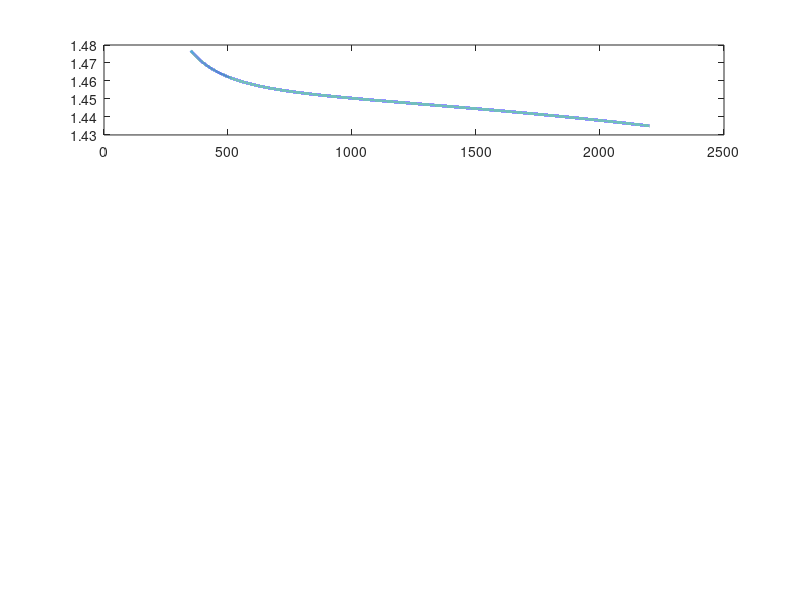

The MATLAB source for this figure: (Note: this script raises an error after producing the figure.)
% =========================================================
%  legend.m
%
%  Computes from the Sellmeier equation:
%    (1) Phase refractive index  n(λ)
%    (2) Group index              ng(λ) = n - λ·dn/dλ
%    (3) Group-velocity dispersion parameter  D(λ)  [ps/(nm·km)]
%    (4) GVD coefficient         β₂(λ)  [ps²/km]
%
%  Reference wavelength: 1550 nm (telecom C-band)
%  Zero-dispersion wavelength (ZDW) of fused silica ≈ 1270 nm
%% =========================================================
clear; close all;
 
%% ---- Mac / renderer fix ----------------------------------
set(0, 'DefaultFigureRenderer', 'painters');
 
%% =========================================================
%  Sellmeier coefficients for fused silica (SiO₂)
%  λ must be in micrometres [μm]
%% =========================================================
B1 = 0.6962;   C1 = 0.0684^2;   % [μm²]
B2 = 0.4079;   C2 = 0.1162^2;
B3 = 0.8975;   C3 = 9.896^2;
 
%% =========================================================
%  Wavelength axis and refractive index
%% =========================================================
lam     = linspace(0.35, 2.2, 50000);   % λ [μm], fine grid for accurate derivatives
lam_nm  = lam * 1e3;                     % λ [nm]  (for plots)
 
% Sellmeier equation
n2 = 1 + B1*lam.^2./(lam.^2 - C1) ...
       + B2*lam.^2./(lam.^2 - C2) ...
       + B3*lam.^2./(lam.^2 - C3);
n  = sqrt(n2);                            % phase refractive index
 
%% =========================================================
%  Numerical derivatives  (central differences via gradient)
%  dlam  in μm  →  derivatives in μm⁻¹, μm⁻²
%% =========================================================
dlam    = lam(2) - lam(1);
dndl    = gradient(n,    dlam);           % dn/dλ   [μm⁻¹]
d2ndl2  = gradient(dndl, dlam);          % d²n/dλ² [μm⁻²]
 
%% =========================================================
%  Derived quantities
%% =========================================================
% Group index
ng      = n - lam .* dndl;
 
% Dispersion parameter D [ps/(nm·km)]
%   D = -(λ/c) · d²n/dλ²
%   Unit conversion: λ[μm]×10⁻⁶ → [m],  d²n/dλ²[μm⁻²]×10¹² → [m⁻²]
%   D[s/m²] × 10⁶ → [ps/(nm·km)]
%   Combined factor: ×10¹² × 10⁻⁶ × 10⁶ = ×10¹²
c_ms    = 2.998e8;                        % speed of light [m/s]
D       = -(lam * 1e12 / c_ms) .* d2ndl2;  % [ps/(nm·km)]
 
% GVD coefficient β₂ [ps²/km]
%   β₂ = -D·λ²/(2πc),  with λ[nm], c[nm/ps] = 2.998×10⁵ nm/ps
c_nmps  = 2.998e5;                        % c in [nm/ps]
beta2   = -D .* (lam_nm).^2 ./ (2*pi*c_nmps);   % [ps²/km]
 
%% =========================================================
%  Key values at 1550 nm
%% =========================================================
lam0_nm = 1550;                           % reference wavelength [nm]
lam0    = lam0_nm * 1e-3;                % [μm]
[~, idx1550] = min(abs(lam_nm - lam0_nm));
 
n_1550    = n(idx1550);
ng_1550   = ng(idx1550);
D_1550    = D(idx1550);
beta2_1550 = beta2(idx1550);
 
% Zero-dispersion wavelength (ZDW)
[~, zdw_idx] = min(abs(D));              % index where D ≈ 0
lam_ZDW_nm   = lam_nm(zdw_idx);
 
%% =========================================================
%  Colours & line styles
%% =========================================================
C_n     = [0.00 0.45 0.74];   % blue
C_ng    = [0.85 0.33 0.10];   % red-orange
C_D     = [0.47 0.67 0.19];   % green
C_b2    = [0.49 0.18 0.56];   % purple
C_ref   = [0.93 0.69 0.13];   % gold  (1550 nm marker)
C_zdw   = [0.40 0.40 0.40];   % grey  (ZDW marker)
 
%% =========================================================
%  FIGURE 1 — Four-panel overview (wide wavelength range)
%% =========================================================
fig1 = figure('Name','Fused Silica Dispersion','NumberTitle','off', ...
              'Position',[40 40 0.9*1100 0.9*850],'Color','w');
 
% ---- Panel 1: Refractive index n(λ) ----------------------
ax1 = subplot(4,1,1);
plot(lam_nm, n, '-', 'Color', C_n, 'LineWidth', 2);
hold on;
xline(lam0_nm,  '--', 'Color', C_ref, 'LineWidth', 1.5);
xline(lam_ZDW_nm, ':', 'Color', C_zdw, 'LineWidth', 1.2);
plot(lam0_nm, n_1550, 'o', 'Color', C_ref, 'MarkerSize', 8, ...
     'MarkerFaceColor', C_ref);
text(lam0_nm+20, n_1550+0.003, sprintf('n = %.5f', n_1550), ...
     'Color', C_ref, 'FontSize',11, 'FontWeight','bold');
ylabel('n(\lambda)', 'FontSize', 12);
title('Phase Refractive Index — Fused Silica (SiO_2)', 'FontSize', 11);
xlim([350 2200]);
ylim([min(n)-0.01, max(n)+0.02]);
grid on; box on;
ax1.XTickLabel = [];
legend('n(\lambda)', '\lambda = 1550 nm', 'ZDW', ...
       'Location','northeast','FontSize',11);
 
% ---- Panel 2: Group index ng(λ) --------------------------
ax2 = subplot(4,1,2);
plot(lam_nm, ng, '-', 'Color', C_ng, 'LineWidth', 2);
hold on;
xline(lam0_nm,    '--', 'Color', C_ref, 'LineWidth', 1.5);
xline(lam_ZDW_nm, ':',  'Color', C_zdw, 'LineWidth', 1.2);
plot(lam0_nm, ng_1550, 'o', 'Color', C_ref, 'MarkerSize', 8, ...
     'MarkerFaceColor', C_ref);
text(lam0_nm+20, ng_1550+0.003, sprintf('n_g = %.5f', ng_1550), ...
     'Color', C_ref, 'FontSize',11, 'FontWeight','bold');
ylabel('n_g(\lambda)', 'FontSize', 12);
title('Group Index', 'FontSize', 11);
xlim([350 2200]);
grid on; box on;
ax2.XTickLabel = [];
legend('n_g(\lambda)', '\lambda = 1550 nm', 'ZDW', ...
       'Location','northeast','FontSize',11);
 
% ---- Panel 3: Dispersion parameter D(λ) -----------------
ax3 = subplot(4,1,3);
plot(lam_nm, D, '-', 'Color', C_D, 'LineWidth', 2);
hold on;
yline(0,    '-k',  'LineWidth', 1.0);
xline(lam0_nm,    '--', 'Color', C_ref, 'LineWidth', 1.5);
xline(lam_ZDW_nm, ':',  'Color', C_zdw, 'LineWidth', 1.2);
plot(lam0_nm, D_1550, 'o', 'Color', C_ref, 'MarkerSize', 8, ...
     'MarkerFaceColor', C_ref);
plot(lam_ZDW_nm, 0, 'p', 'Color', C_zdw, 'MarkerSize', 11, ...
     'MarkerFaceColor', C_zdw);
text(lam0_nm+20,    D_1550+2, sprintf('D = %.1f ps/(nm·km)', D_1550), ...
     'Color', C_ref, 'FontSize',11, 'FontWeight','bold');
text(lam_ZDW_nm+20, 6,        sprintf('ZDW = %.0f nm', lam_ZDW_nm), ...
     'Color', C_zdw, 'FontSize',11, 'FontWeight','bold');
ylabel('D  [ps/(nm{\cdot}km)]', 'FontSize', 12);
title('Dispersion Parameter  D(\lambda) = -(\lambda/c)\cdot d^2n/d\lambda^2', 'FontSize', 11);
xlim([350 2200]);
ylim([-250 80]);
grid on; box on;
ax3.XTickLabel = [];
legend('D(\lambda)', 'D = 0', '\lambda = 1550 nm', 'ZDW', ...
       'Location','southeast','FontSize',11);
 
% ---- Panel 4: GVD coefficient β₂(λ) ---------------------
ax4 = subplot(4,1,4);
plot(lam_nm, beta2, '-', 'Color', C_b2, 'LineWidth', 2);
hold on;
yline(0,    '-k',  'LineWidth', 1.0);
xline(lam0_nm,    '--', 'Color', C_ref, 'LineWidth', 1.5);
xline(lam_ZDW_nm, ':',  'Color', C_zdw, 'LineWidth', 1.2);
plot(lam0_nm, beta2_1550, 'o', 'Color', C_ref, 'MarkerSize', 8, ...
     'MarkerFaceColor', C_ref);
text(lam0_nm+20, beta2_1550-5, ...
     sprintf('\\beta_2 = %.1f ps^2/km', beta2_1550), ...
     'Color', C_ref, 'FontSize',11, 'FontWeight','bold');
xlabel('Wavelength  \lambda  [nm]', 'FontSize', 12);
ylabel('\beta_2  [ps^2/km]', 'FontSize', 12);
title('GVD Coefficient  \beta_2(\lambda) = -D\lambda^2/(2\pic)       (anomalous: \beta_2 < 0)', ...
      'FontSize', 11);
xlim([350 2200]);
ylim([-250 150]);
grid on; box on;
legend('\beta_2(\lambda)', '\beta_2 = 0', '\lambda = 1550 nm', 'ZDW', ...
       'Location','southeast','FontSize',11);
 
sgtitle('Fused Silica (SiO_2) — Sellmeier Dispersion Model', ...
        'FontSize', 13, 'FontWeight','bold');
print -dpng ../../figures/Fused_Silica_Dispersion 
pause(1)
%% =========================================================
%  FIGURE 2 — Zoom around 1550 nm (telecom C-band window)
%% =========================================================
lam_win = [1200 1900];                   % display window [nm]
mask = lam_nm >= lam_win(1) & lam_nm <= lam_win(2);
 
fig2 = figure('Name','Fused Silica — Near 1550 nm','NumberTitle','off', ...
              'Position',[80 80 1000 750],'Color','w');
 
% ---- n and ng together ------------------------------------
ax_a = subplot(3,1,1);
yyaxis left
plot(lam_nm(mask), n(mask),  '-', 'Color', C_n,  'LineWidth', 2.2);
ylabel('Phase index  n(\lambda)', 'FontSize', 11, 'Color', C_n);
ax_a.YColor = C_n;
yyaxis right
plot(lam_nm(mask), ng(mask), '-', 'Color', C_ng, 'LineWidth', 2.2);
ylabel('Group index  n_g(\lambda)', 'FontSize', 11, 'Color', C_ng);
ax_a.YColor = C_ng;
hold on;
yyaxis left
xline(lam0_nm,    '--', 'Color', C_ref, 'LineWidth', 1.5);
xline(lam_ZDW_nm, ':',  'Color', C_zdw, 'LineWidth', 1.2);
xlim(lam_win);  grid on;  box on;
ax_a.XTickLabel = [];
title('Refractive Index and Group Index near 1550 nm', 'FontSize', 11);
legend('n(\lambda)', 'n_g(\lambda)', '\lambda_{ref}=1550 nm', 'ZDW', ...
       'Location','East','FontSize',11);
 
% ---- D(λ) zoom -------------------------------------------
ax_b = subplot(3,1,2);
plot(lam_nm(mask), D(mask), '-', 'Color', C_D, 'LineWidth', 2.2);
hold on;
yline(0, '-k', 'LineWidth', 1.0);
xline(lam0_nm,    '--', 'Color', C_ref, 'LineWidth', 1.5);
xline(lam_ZDW_nm, ':',  'Color', C_zdw, 'LineWidth', 1.2);
plot(lam0_nm, D_1550, 'o', 'MarkerSize', 9, ...
     'Color', C_ref, 'MarkerFaceColor', C_ref);
plot(lam_ZDW_nm, 0, 'p', 'MarkerSize', 12, ...
     'Color', C_zdw, 'MarkerFaceColor', C_zdw);
 
% Shade anomalous dispersion region (D > 0 → β₂ < 0)
idx_anom = lam_nm(mask) >= lam_ZDW_nm;
lam_anom = lam_nm(mask);   D_anom = D(mask);
fill([lam_anom(idx_anom), fliplr(lam_anom(idx_anom))], ...
     [D_anom(idx_anom),   zeros(1,sum(idx_anom))], ...
     C_D, 'FaceAlpha', 0.10, 'EdgeColor','none');
 
% Labels
text(1420, D_1550+2.5, sprintf('D(1550) = %.1f ps/(nm·km)', D_1550), ...
     'FontSize', 12, 'Color', C_ref, 'FontWeight','bold');
text(lam_ZDW_nm-180, -15, sprintf('ZDW = %.0f nm', lam_ZDW_nm), ...
     'FontSize', 12, 'Color', C_zdw, 'FontWeight','bold');
 
% Region labels
text(1260, -17, 'Normal  (D<0)', 'FontSize', 12, 'Color',[0.5 0.5 0.5], ...
     'HorizontalAlignment','center');
text(1700, 15, 'Anomalous  (D>0)', 'FontSize', 12, 'Color', C_D*0.7, ...
     'HorizontalAlignment','center');
 
ylabel('D  [ps/(nm{\cdot}km)]', 'FontSize', 11);
xlim(lam_win);  ylim([-60 40]);
grid on;  box on;
ax_b.XTickLabel = [];
title('Dispersion Parameter', 'FontSize', 11);
 
% ---- β₂(λ) zoom ------------------------------------------
ax_c = subplot(3,1,3);
plot(lam_nm(mask), beta2(mask), '-', 'Color', C_b2, 'LineWidth', 2.2);
hold on;
yline(0, '-k', 'LineWidth', 1.0);
xline(lam0_nm,    '--', 'Color', C_ref, 'LineWidth', 1.5);
xline(lam_ZDW_nm, ':',  'Color', C_zdw, 'LineWidth', 1.2);
plot(lam0_nm, beta2_1550, 'o', 'MarkerSize', 9, ...
     'Color', C_ref, 'MarkerFaceColor', C_ref);
 
% Shade anomalous (β₂ < 0)
b2_anom = beta2(mask);
fill([lam_anom(idx_anom), fliplr(lam_anom(idx_anom))], ...
     [b2_anom(idx_anom),  zeros(1,sum(idx_anom))], ...
     C_b2, 'FaceAlpha', 0.10, 'EdgeColor','none');
 
text(1560, beta2_1550+6, sprintf('\\beta_2(1550) = %.1f ps^2/km', beta2_1550), ...
     'FontSize', 10, 'Color', C_ref, 'FontWeight','bold');
 
xlabel('Wavelength  \lambda  [nm]', 'FontSize', 11);
ylabel('\beta_2  [ps^2/km]', 'FontSize', 11);
xlim(lam_win);  ylim([-80 10]);
grid on;  box on;
title('GVD Coefficient  \beta_2  (anomalous: shaded)', 'FontSize', 11);
 
sgtitle('Fused Silica (SiO_2) near 1550 nm — Telecom C-band', ...
        'FontSize', 13, 'FontWeight','bold');
print -dpng ../../figures/Fused_Silica_Dispersion2 
%% =========================================================
%  Print summary table to Command Window
%% =========================================================
fprintf('\n========================================================\n');
fprintf('  Fused Silica (SiO2) — Key Values at %.0f nm\n', lam0_nm);
fprintf('========================================================\n');
fprintf('  Phase index          n    = %.6f\n',    n_1550);
fprintf('  Group index          ng   = %.6f\n',    ng_1550);
fprintf('  Dispersion param.    D    = %+.3f  ps/(nm·km)\n', D_1550);
fprintf('  GVD coefficient      β₂   = %+.3f  ps²/km\n',    beta2_1550);
fprintf('  Zero-disp. wavelen.  ZDW  = %.1f  nm\n',          lam_ZDW_nm);
fprintf('  Dispersion regime         = %s\n', ...
        ternary_str(D_1550 > 0, 'Anomalous (D>0, β₂<0)', 'Normal (D<0, β₂>0)'));
fprintf('========================================================\n\n');
 
%% =========================================================
function s = ternary_str(cond, s_true, s_false)
    if cond, s = s_true; else, s = s_false; end
end
 
